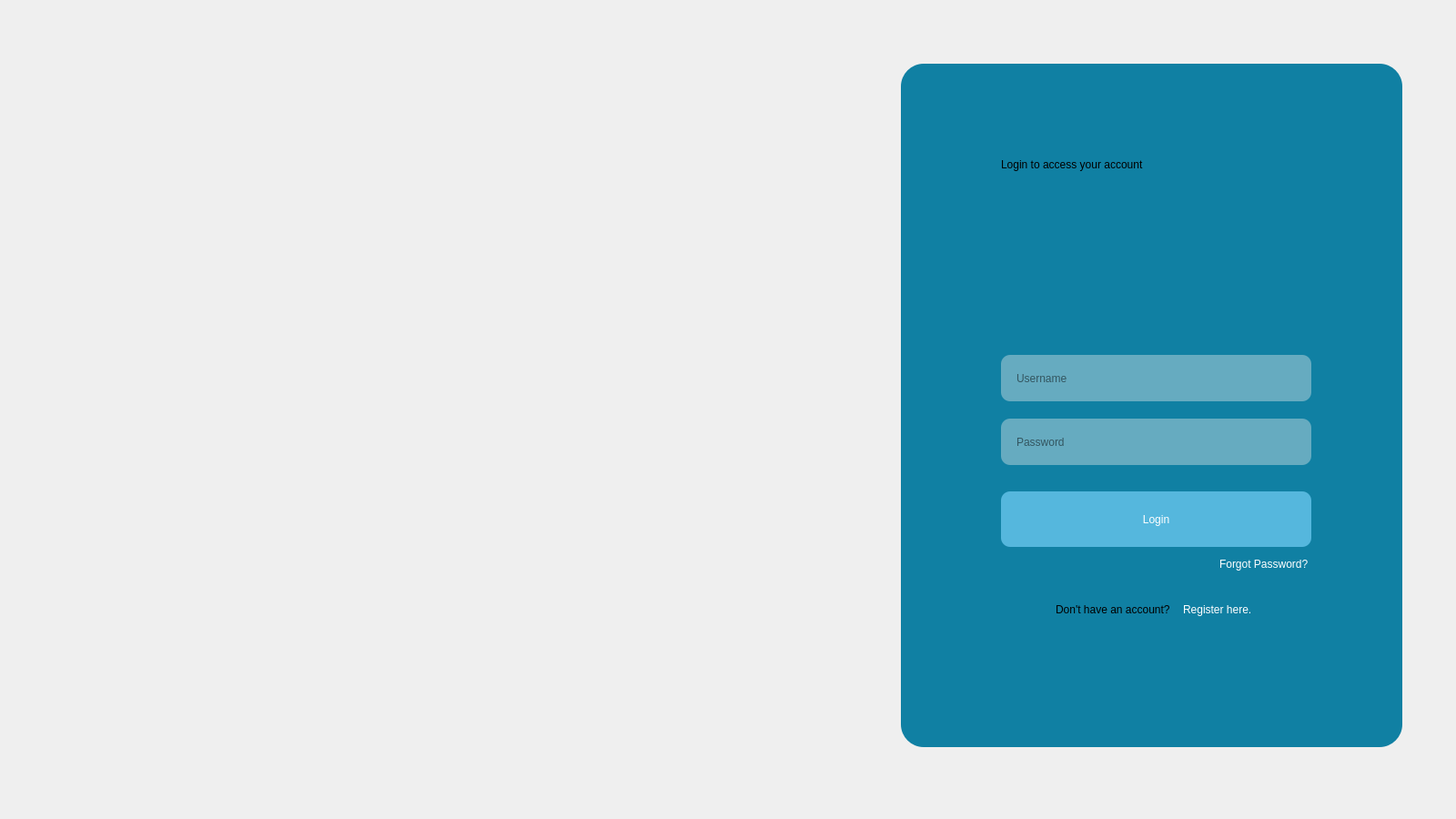
<?xml version="1.0" encoding="UTF-8"?>
<ui version="4.0">
 <class>Login</class>
 <widget class="QMainWindow" name="Login">
  <property name="geometry">
   <rect>
    <x>0</x>
    <y>0</y>
    <width>1600</width>
    <height>900</height>
   </rect>
  </property>
  <property name="sizePolicy">
   <sizepolicy hsizetype="Fixed" vsizetype="Fixed">
    <horstretch>0</horstretch>
    <verstretch>0</verstretch>
   </sizepolicy>
  </property>
  <property name="minimumSize">
   <size>
    <width>1600</width>
    <height>900</height>
   </size>
  </property>
  <property name="maximumSize">
   <size>
    <width>1600</width>
    <height>900</height>
   </size>
  </property>
  <property name="windowTitle">
   <string>Login</string>
  </property>
  <widget class="QWidget" name="centralwidget">
   <widget class="QLabel" name="loginbgphoto">
    <property name="geometry">
     <rect>
      <x>-10</x>
      <y>140</y>
      <width>991</width>
      <height>681</height>
     </rect>
    </property>
    <property name="text">
     <string/>
    </property>
    <property name="pixmap">
     <pixmap>image/10077-removebg.png</pixmap>
    </property>
    <property name="scaledContents">
     <bool>true</bool>
    </property>
   </widget>
   <widget class="QLabel" name="loginsection">
    <property name="geometry">
     <rect>
      <x>990</x>
      <y>70</y>
      <width>551</width>
      <height>751</height>
     </rect>
    </property>
    <property name="autoFillBackground">
     <bool>false</bool>
    </property>
    <property name="styleSheet">
     <string notr="true">background-color: rgb(16, 128, 163);
border-radius: 25px;</string>
    </property>
    <property name="text">
     <string/>
    </property>
    <property name="scaledContents">
     <bool>true</bool>
    </property>
   </widget>
   <widget class="QLabel" name="loginicon">
    <property name="geometry">
     <rect>
      <x>1200</x>
      <y>220</y>
      <width>141</width>
      <height>141</height>
     </rect>
    </property>
    <property name="text">
     <string/>
    </property>
    <property name="pixmap">
     <pixmap>image/key.png</pixmap>
    </property>
    <property name="scaledContents">
     <bool>true</bool>
    </property>
   </widget>
   <widget class="QLineEdit" name="usernamelogin">
    <property name="geometry">
     <rect>
      <x>1100</x>
      <y>390</y>
      <width>341</width>
      <height>51</height>
     </rect>
    </property>
    <property name="autoFillBackground">
     <bool>false</bool>
    </property>
    <property name="styleSheet">
     <string notr="true">background-color: rgb(102, 171, 192);
font: 11pt &quot;Tahoma&quot;;
border-radius: 10px;
padding: 15px;</string>
    </property>
    <property name="text">
     <string/>
    </property>
    <property name="maxLength">
     <number>30</number>
    </property>
    <property name="frame">
     <bool>true</bool>
    </property>
    <property name="placeholderText">
     <string>Username</string>
    </property>
    <property name="clearButtonEnabled">
     <bool>false</bool>
    </property>
   </widget>
   <widget class="QLineEdit" name="passwordlogin">
    <property name="geometry">
     <rect>
      <x>1100</x>
      <y>460</y>
      <width>341</width>
      <height>51</height>
     </rect>
    </property>
    <property name="sizePolicy">
     <sizepolicy hsizetype="Preferred" vsizetype="Preferred">
      <horstretch>0</horstretch>
      <verstretch>0</verstretch>
     </sizepolicy>
    </property>
    <property name="autoFillBackground">
     <bool>false</bool>
    </property>
    <property name="styleSheet">
     <string notr="true">background-color: rgb(102, 171, 192);
font: 11pt &quot;Tahoma&quot;;
border-radius: 10px;
padding: 15px;</string>
    </property>
    <property name="text">
     <string/>
    </property>
    <property name="maxLength">
     <number>30</number>
    </property>
    <property name="frame">
     <bool>true</bool>
    </property>
    <property name="echoMode">
     <enum>QLineEdit::Password</enum>
    </property>
    <property name="placeholderText">
     <string>Password</string>
    </property>
    <property name="clearButtonEnabled">
     <bool>false</bool>
    </property>
   </widget>
   <widget class="QPushButton" name="loginbutton">
    <property name="geometry">
     <rect>
      <x>1100</x>
      <y>540</y>
      <width>341</width>
      <height>61</height>
     </rect>
    </property>
    <property name="sizePolicy">
     <sizepolicy hsizetype="Fixed" vsizetype="Fixed">
      <horstretch>0</horstretch>
      <verstretch>0</verstretch>
     </sizepolicy>
    </property>
    <property name="cursor">
     <cursorShape>PointingHandCursor</cursorShape>
    </property>
    <property name="autoFillBackground">
     <bool>false</bool>
    </property>
    <property name="styleSheet">
     <string notr="true">background-color: rgb(85, 183, 221);
font: 700 14pt &quot;Tahoma&quot;;
border-radius: 10px;
color: white;</string>
    </property>
    <property name="text">
     <string>Login</string>
    </property>
    <property name="checked">
     <bool>false</bool>
    </property>
   </widget>
   <widget class="QLabel" name="accntmsgtxt">
    <property name="geometry">
     <rect>
      <x>1160</x>
      <y>660</y>
      <width>131</width>
      <height>20</height>
     </rect>
    </property>
    <property name="styleSheet">
     <string notr="true">font: 10pt &quot;Tahoma&quot;;</string>
    </property>
    <property name="text">
     <string>Don't have an account?</string>
    </property>
   </widget>
   <widget class="QLabel" name="registertxt">
    <property name="geometry">
     <rect>
      <x>1300</x>
      <y>660</y>
      <width>81</width>
      <height>20</height>
     </rect>
    </property>
    <property name="styleSheet">
     <string notr="true">font: 10pt &quot;Tahoma&quot;;
color: rgb(255, 255, 255);</string>
    </property>
    <property name="text">
     <string>Register here.</string>
    </property>
    <property name="textFormat">
     <enum>Qt::AutoText</enum>
    </property>
   </widget>
   <widget class="QLabel" name="loginmsgtxt">
    <property name="geometry">
     <rect>
      <x>1100</x>
      <y>150</y>
      <width>351</width>
      <height>61</height>
     </rect>
    </property>
    <property name="styleSheet">
     <string notr="true">font: 700 18pt &quot;Tahoma&quot;;</string>
    </property>
    <property name="text">
     <string>Login to access your account</string>
    </property>
   </widget>
   <widget class="QLabel" name="forgotpasstxt">
    <property name="geometry">
     <rect>
      <x>1340</x>
      <y>610</y>
      <width>101</width>
      <height>20</height>
     </rect>
    </property>
    <property name="styleSheet">
     <string notr="true">font: 10pt &quot;Tahoma&quot;;
color: rgb(255, 255, 255);</string>
    </property>
    <property name="text">
     <string>Forgot Password?</string>
    </property>
    <property name="textFormat">
     <enum>Qt::AutoText</enum>
    </property>
   </widget>
   <widget class="QLabel" name="cctvimg1">
    <property name="geometry">
     <rect>
      <x>840</x>
      <y>80</y>
      <width>171</width>
      <height>161</height>
     </rect>
    </property>
    <property name="text">
     <string/>
    </property>
    <property name="pixmap">
     <pixmap>image/cctv (2).png</pixmap>
    </property>
    <property name="scaledContents">
     <bool>true</bool>
    </property>
   </widget>
   <widget class="QLabel" name="cctvimg2">
    <property name="geometry">
     <rect>
      <x>1410</x>
      <y>770</y>
      <width>131</width>
      <height>131</height>
     </rect>
    </property>
    <property name="text">
     <string/>
    </property>
    <property name="pixmap">
     <pixmap>image/cctv (3).png</pixmap>
    </property>
    <property name="scaledContents">
     <bool>true</bool>
    </property>
   </widget>
   <widget class="QLabel" name="loginbg">
    <property name="geometry">
     <rect>
      <x>0</x>
      <y>0</y>
      <width>1600</width>
      <height>900</height>
     </rect>
    </property>
    <property name="maximumSize">
     <size>
      <width>1600</width>
      <height>900</height>
     </size>
    </property>
    <property name="text">
     <string/>
    </property>
    <property name="pixmap">
     <pixmap>image/bgcolor.png</pixmap>
    </property>
    <property name="scaledContents">
     <bool>true</bool>
    </property>
   </widget>
   <zorder>loginbg</zorder>
   <zorder>loginbgphoto</zorder>
   <zorder>loginsection</zorder>
   <zorder>loginicon</zorder>
   <zorder>usernamelogin</zorder>
   <zorder>passwordlogin</zorder>
   <zorder>loginbutton</zorder>
   <zorder>accntmsgtxt</zorder>
   <zorder>registertxt</zorder>
   <zorder>loginmsgtxt</zorder>
   <zorder>forgotpasstxt</zorder>
   <zorder>cctvimg1</zorder>
   <zorder>cctvimg2</zorder>
  </widget>
 </widget>
 <resources/>
 <connections/>
</ui>
